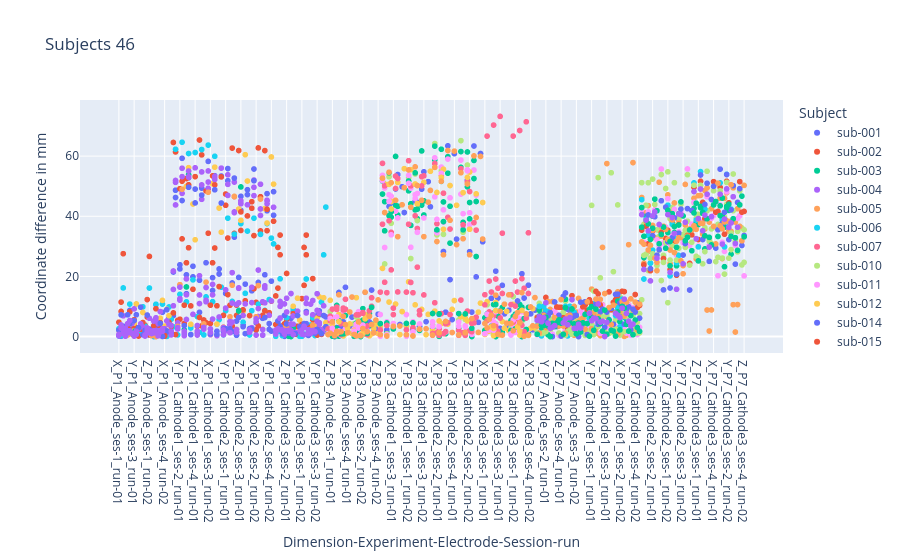

Notebook code for this chart:
### Code cell
df_concat_a_diff_long=build_diff_trans_long_format(df_concat_a)
df_concat_a_diff_long=add_columns_old(df_concat_a_diff_long)
Subject_number=len(df_concat_a_diff_long['Subject'].unique())
fig = px.scatter(df_concat_a_diff_long, 
                 x='Dimension-Experiment-Electrode-Session-run', 
                 y='Coordinate difference in mm', 
                 color='Subject',
                 title=f'Subjects {Subject_number}')

fig.show()
fig.write_html(f'{Name}_Check_Outliersubjects_diff_corrected_Anode.html')
